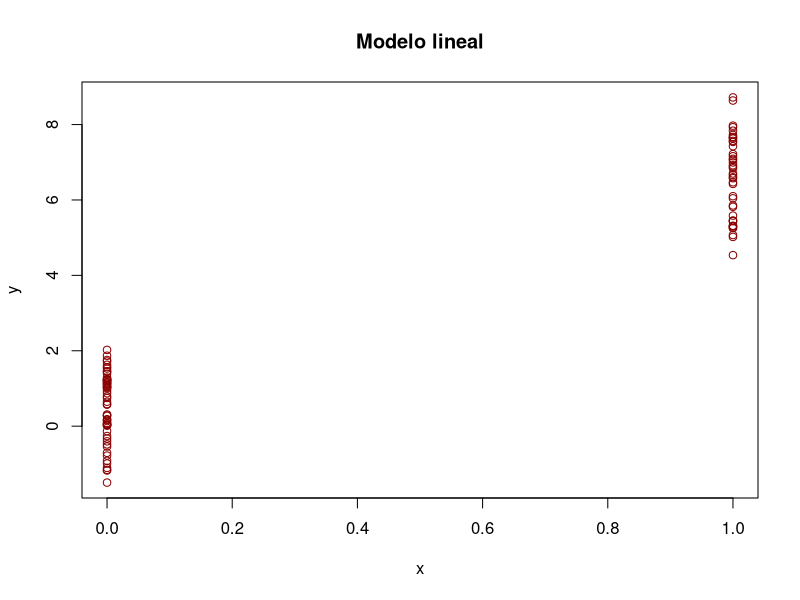
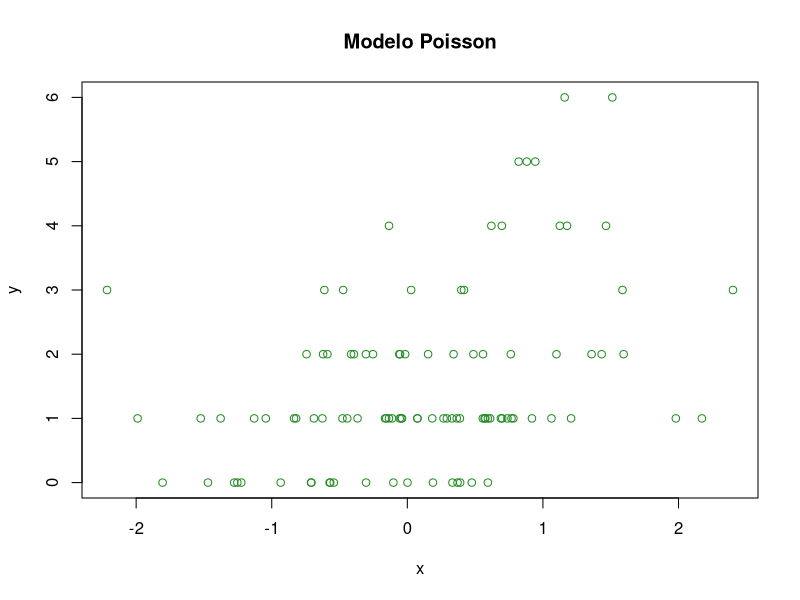

Reproduce these figures in R, in order.
set.seed(10)
x<-rbinom(100,1,0.5)
e<-rnorm(100,0,1)
y<-0.5+6*x+e
summary(y)
plot(x,y, main="Modelo lineal",col="dark red")

set.seed(1)
x<-rnorm(100)
log.mu<-0.5+0.3*x
y<-rpois(100,exp(log.mu))
summary(y)
plot(x,y, main ="Modelo Poisson",col="forestgreen")
     
